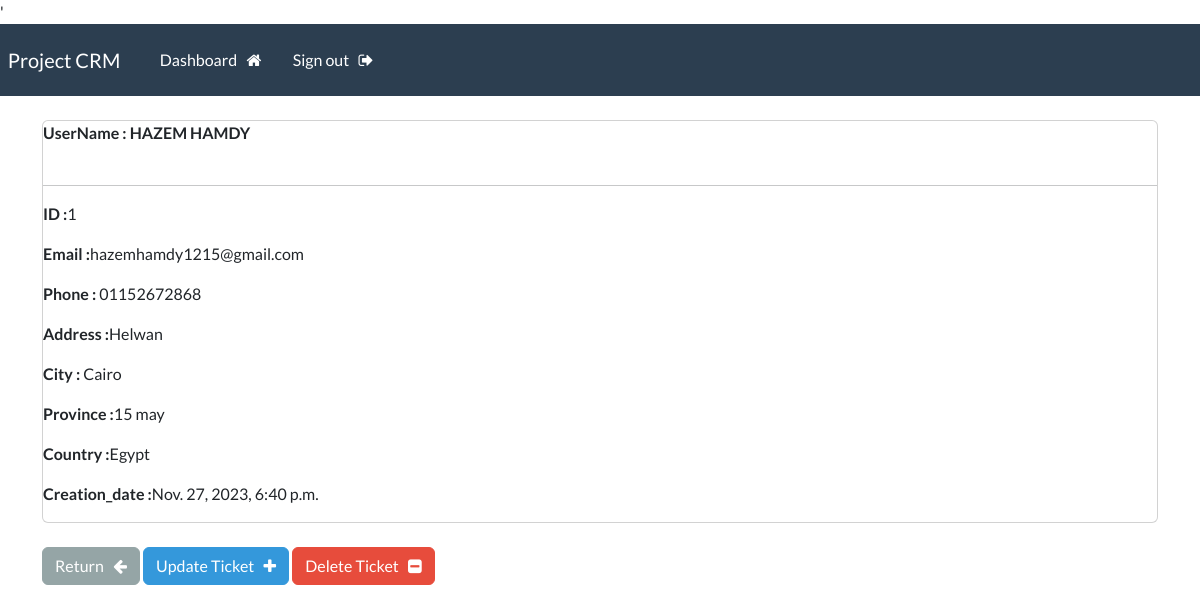
The page /record/1 (signed in) on the database its author committed.
### webapp/models.py (models this page shows, shortened)
class Record(models.Model):
    creation_date = models.DateTimeField(auto_now_add=True)
    first_name = models.CharField(max_length=50)
    last_name = models.CharField(max_length=50)
    email = models.EmailField(unique=True)
    Phone = models.CharField(max_length=50)
    address = models.CharField(max_length=50)
    city = models.CharField(max_length=50)
    province = models.CharField(max_length=50)
    country = models.CharField(max_length=50)

### webapp/views.py (the view)
# urls.py: path('record/<int:pk>', views.singler_record, name='record'),
@login_required(login_url='my_login')
def singler_record(request, pk):
    all_record = Record.objects.get(id=pk)
    context = {'record': all_record}
    return render(request, 'webapp/view-record.html', context)

### webapp/templates/webapp/view-record.html
{% extends 'webapp/base.html' %}
{% block content %}
<div class="card">
  <strong>
    UserName : {{record.first_name|upper}} {{record.last_name|upper}}
  </strong>
  <br />
  <hr />
  <div class="crad-body">
    <p><strong>ID :</strong>{{record.id}}</p>
    <p><strong>Email :</strong>{{record.email}}</p>
    <p><strong>Phone : </strong>{{record.Phone}}</p>
    <p><strong>Address :</strong>{{record.address}}</p>
    <p><strong>City : </strong>{{record.city}}</p>
    <p><strong>Province :</strong>{{record.province}}</p>
    <p><strong>Country :</strong>{{record.country}}</p>
    <p><strong>Creation_date :</strong>{{record.creation_date}}</p>
  </div>
</div>
<br />
<a href="{% url 'dashboard' %}" class="btn btn-secondary">
  Return &nbsp; <i class="fa fa-arrow-left" aria-hidden="true"></i
></a>
<a href="{% url 'update_record' record.id %}" class="btn btn-info">
  Update Ticket &nbsp; <i class="fa fa-plus" aria-hidden="true"></i
></a>
<a href="{% url 'delete_record' record.id %}" class="btn btn-danger">
  Delete Ticket &nbsp; <i class="fa fa-minus-square" aria-hidden="true"></i
></a>
&nbsp; {% endblock content %}

### rows shown on the page
Record: first_name "HAZEM", last_name "HAMDY", id "1", email "hazemhamdy1215@gmail.com", Phone "01152672868", address "Helwan", city "Cairo", province "15 may", country "Egypt", creation_date "Nov. 27, 2023, 6:40 p.m."
